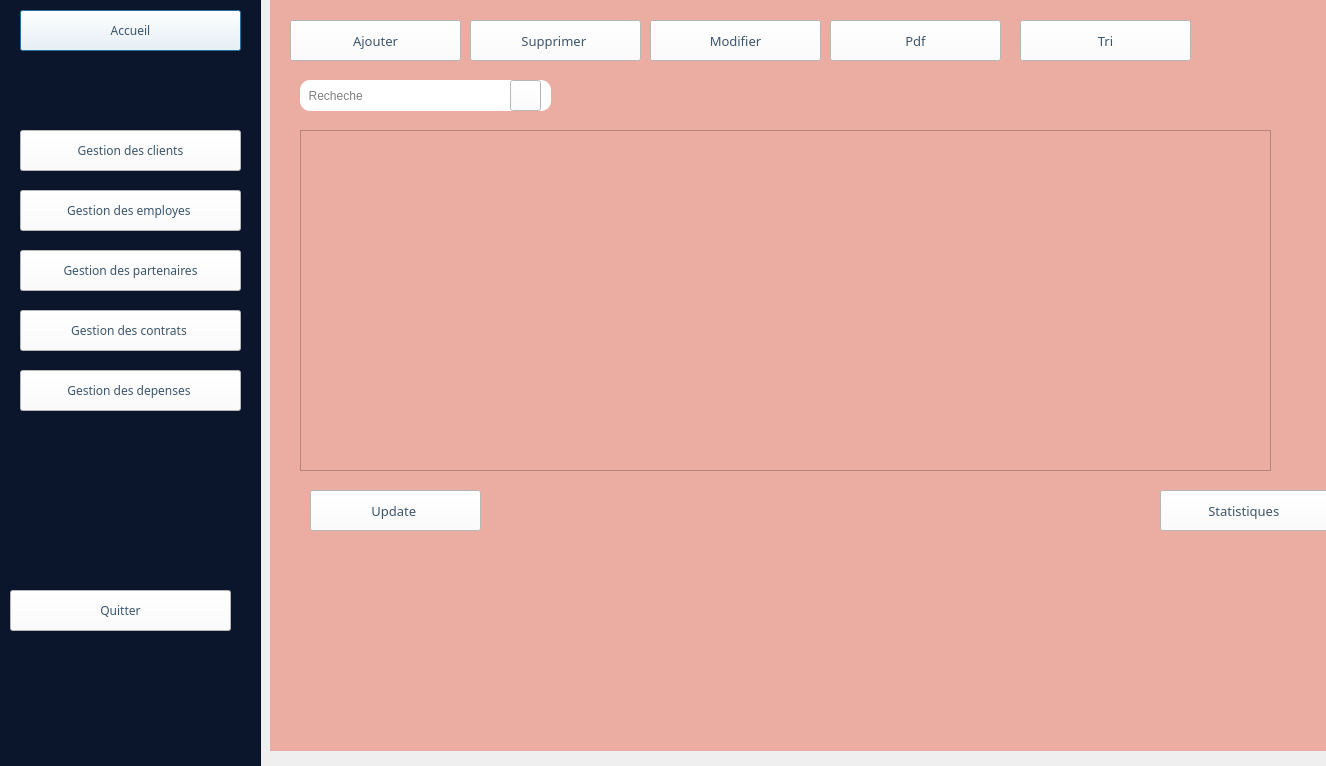
<?xml version="1.0" encoding="UTF-8"?>
<ui version="4.0">
 <class>chrif</class>
 <widget class="QDialog" name="chrif">
  <property name="geometry">
   <rect>
    <x>0</x>
    <y>0</y>
    <width>1326</width>
    <height>766</height>
   </rect>
  </property>
  <property name="windowTitle">
   <string>Dialog</string>
  </property>
  <widget class="QFrame" name="frame">
   <property name="geometry">
    <rect>
     <x>-20</x>
     <y>-20</y>
     <width>281</width>
     <height>791</height>
    </rect>
   </property>
   <property name="styleSheet">
    <string notr="true">background-color: rgb(11, 22, 44);</string>
   </property>
   <property name="frameShape">
    <enum>QFrame::StyledPanel</enum>
   </property>
   <property name="frameShadow">
    <enum>QFrame::Raised</enum>
   </property>
   <widget class="QPushButton" name="pushButton">
    <property name="geometry">
     <rect>
      <x>40</x>
      <y>30</y>
      <width>221</width>
      <height>41</height>
     </rect>
    </property>
    <property name="font">
     <font>
      <family>Showcard Gothic</family>
     </font>
    </property>
    <property name="styleSheet">
     <string notr="true">background-color: rgb(255, 255, 255);
color: rgb(59, 85, 109);
  padding: 10px ;</string>
    </property>
    <property name="text">
     <string>Accueil</string>
    </property>
   </widget>
   <widget class="QPushButton" name="pushButton_2">
    <property name="geometry">
     <rect>
      <x>40</x>
      <y>150</y>
      <width>221</width>
      <height>41</height>
     </rect>
    </property>
    <property name="font">
     <font>
      <family>Showcard Gothic</family>
     </font>
    </property>
    <property name="styleSheet">
     <string notr="true">background-color: rgb(255, 255, 255);
color: rgb(59, 85, 109);</string>
    </property>
    <property name="text">
     <string>Gestion des clients</string>
    </property>
   </widget>
   <widget class="QPushButton" name="pushButton_3">
    <property name="geometry">
     <rect>
      <x>40</x>
      <y>210</y>
      <width>221</width>
      <height>41</height>
     </rect>
    </property>
    <property name="font">
     <font>
      <family>Showcard Gothic</family>
     </font>
    </property>
    <property name="styleSheet">
     <string notr="true">background-color: rgb(255, 255, 255);
color: rgb(59, 85, 109);</string>
    </property>
    <property name="text">
     <string>Gestion des employes </string>
    </property>
   </widget>
   <widget class="QPushButton" name="pushButton_4">
    <property name="geometry">
     <rect>
      <x>40</x>
      <y>270</y>
      <width>221</width>
      <height>41</height>
     </rect>
    </property>
    <property name="font">
     <font>
      <family>Showcard Gothic</family>
     </font>
    </property>
    <property name="styleSheet">
     <string notr="true">background-color: rgb(255, 255, 255);
color: rgb(59, 85, 109);</string>
    </property>
    <property name="text">
     <string>Gestion des partenaires</string>
    </property>
   </widget>
   <widget class="QPushButton" name="pushButton_5">
    <property name="geometry">
     <rect>
      <x>40</x>
      <y>330</y>
      <width>221</width>
      <height>41</height>
     </rect>
    </property>
    <property name="font">
     <font>
      <family>Showcard Gothic</family>
     </font>
    </property>
    <property name="styleSheet">
     <string notr="true">background-color: rgb(255, 255, 255);
color: rgb(59, 85, 109);</string>
    </property>
    <property name="text">
     <string>Gestion des contrats </string>
    </property>
   </widget>
   <widget class="QPushButton" name="pushButton_6">
    <property name="geometry">
     <rect>
      <x>40</x>
      <y>390</y>
      <width>221</width>
      <height>41</height>
     </rect>
    </property>
    <property name="font">
     <font>
      <family>Showcard Gothic</family>
     </font>
    </property>
    <property name="styleSheet">
     <string notr="true">background-color: rgb(255, 255, 255);
color: rgb(59, 85, 109);</string>
    </property>
    <property name="text">
     <string>Gestion des depenses </string>
    </property>
   </widget>
   <widget class="QPushButton" name="pushButton_7">
    <property name="geometry">
     <rect>
      <x>30</x>
      <y>610</y>
      <width>221</width>
      <height>41</height>
     </rect>
    </property>
    <property name="font">
     <font>
      <family>Showcard Gothic</family>
     </font>
    </property>
    <property name="styleSheet">
     <string notr="true">background-color: rgb(255, 255, 255);
color: rgb(59, 85, 109);</string>
    </property>
    <property name="text">
     <string>Quitter</string>
    </property>
   </widget>
  </widget>
  <widget class="QWidget" name="widget" native="true">
   <property name="geometry">
    <rect>
     <x>270</x>
     <y>0</y>
     <width>1101</width>
     <height>751</height>
    </rect>
   </property>
   <property name="styleSheet">
    <string notr="true">background-color: rgb(235, 172, 162);
</string>
   </property>
   <widget class="QPushButton" name="pushButton_8">
    <property name="geometry">
     <rect>
      <x>20</x>
      <y>20</y>
      <width>171</width>
      <height>41</height>
     </rect>
    </property>
    <property name="font">
     <font>
      <family>Showcard Gothic</family>
      <pointsize>10</pointsize>
     </font>
    </property>
    <property name="styleSheet">
     <string notr="true">color: rgb(59, 85, 109);
background-color: rgb(255, 255, 255);</string>
    </property>
    <property name="text">
     <string>Ajouter</string>
    </property>
   </widget>
   <widget class="QPushButton" name="pushButton_9">
    <property name="geometry">
     <rect>
      <x>200</x>
      <y>20</y>
      <width>171</width>
      <height>41</height>
     </rect>
    </property>
    <property name="font">
     <font>
      <family>Showcard Gothic</family>
      <pointsize>10</pointsize>
     </font>
    </property>
    <property name="styleSheet">
     <string notr="true">color: rgb(59, 85, 109);
background-color: rgb(255, 255, 255);</string>
    </property>
    <property name="text">
     <string>Supprimer </string>
    </property>
   </widget>
   <widget class="QPushButton" name="pushButton_10">
    <property name="geometry">
     <rect>
      <x>380</x>
      <y>20</y>
      <width>171</width>
      <height>41</height>
     </rect>
    </property>
    <property name="font">
     <font>
      <family>Showcard Gothic</family>
      <pointsize>10</pointsize>
     </font>
    </property>
    <property name="styleSheet">
     <string notr="true">color: rgb(59, 85, 109);
background-color: rgb(255, 255, 255);</string>
    </property>
    <property name="text">
     <string>Modifier</string>
    </property>
   </widget>
   <widget class="QPushButton" name="pushButton_12">
    <property name="geometry">
     <rect>
      <x>560</x>
      <y>20</y>
      <width>171</width>
      <height>41</height>
     </rect>
    </property>
    <property name="font">
     <font>
      <family>Showcard Gothic</family>
      <pointsize>10</pointsize>
     </font>
    </property>
    <property name="styleSheet">
     <string notr="true">color: rgb(59, 85, 109);
background-color: rgb(255, 255, 255);</string>
    </property>
    <property name="text">
     <string>Pdf</string>
    </property>
   </widget>
   <widget class="QPushButton" name="pushButton_11">
    <property name="geometry">
     <rect>
      <x>40</x>
      <y>490</y>
      <width>171</width>
      <height>41</height>
     </rect>
    </property>
    <property name="font">
     <font>
      <family>Showcard Gothic</family>
      <pointsize>10</pointsize>
     </font>
    </property>
    <property name="styleSheet">
     <string notr="true">color: rgb(59, 85, 109);
background-color: rgb(255, 255, 255);</string>
    </property>
    <property name="text">
     <string>Update </string>
    </property>
   </widget>
   <widget class="QTableView" name="listEmployetableView">
    <property name="geometry">
     <rect>
      <x>30</x>
      <y>130</y>
      <width>971</width>
      <height>341</height>
     </rect>
    </property>
    <property name="font">
     <font>
      <family>Trebuchet MS</family>
      <pointsize>9</pointsize>
      <italic>true</italic>
      <bold>false</bold>
     </font>
    </property>
    <property name="styleSheet">
     <string notr="true">
font: italic 9pt &quot;Trebuchet MS&quot;;</string>
    </property>
   </widget>
   <widget class="QPushButton" name="pushButton_13">
    <property name="geometry">
     <rect>
      <x>750</x>
      <y>20</y>
      <width>171</width>
      <height>41</height>
     </rect>
    </property>
    <property name="font">
     <font>
      <family>Showcard Gothic</family>
      <pointsize>10</pointsize>
     </font>
    </property>
    <property name="styleSheet">
     <string notr="true">color: rgb(59, 85, 109);
background-color: rgb(255, 255, 255);</string>
    </property>
    <property name="text">
     <string>Tri</string>
    </property>
   </widget>
   <widget class="QLineEdit" name="lineEdit">
    <property name="geometry">
     <rect>
      <x>30</x>
      <y>80</y>
      <width>251</width>
      <height>31</height>
     </rect>
    </property>
    <property name="styleSheet">
     <string notr="true">background-color: rgb(255, 255, 255);
border-radius: 10px;</string>
    </property>
    <property name="placeholderText">
     <string>  Recheche</string>
    </property>
   </widget>
   <widget class="QPushButton" name="pushButton_14">
    <property name="geometry">
     <rect>
      <x>240</x>
      <y>80</y>
      <width>31</width>
      <height>31</height>
     </rect>
    </property>
    <property name="styleSheet">
     <string notr="true">background-color: rgb(255, 255, 255);</string>
    </property>
    <property name="text">
     <string/>
    </property>
    <property name="icon">
     <iconset>
      <normaloff>../../../Pictures/research.png</normaloff>../../../Pictures/research.png</iconset>
    </property>
   </widget>
   <widget class="QPushButton" name="pushButton_16">
    <property name="geometry">
     <rect>
      <x>890</x>
      <y>490</y>
      <width>171</width>
      <height>41</height>
     </rect>
    </property>
    <property name="font">
     <font>
      <family>Showcard Gothic</family>
      <pointsize>10</pointsize>
     </font>
    </property>
    <property name="styleSheet">
     <string notr="true">color: rgb(59, 85, 109);
background-color: rgb(255, 255, 255);</string>
    </property>
    <property name="text">
     <string>Statistiques </string>
    </property>
   </widget>
  </widget>
 </widget>
 <resources/>
 <connections/>
</ui>
